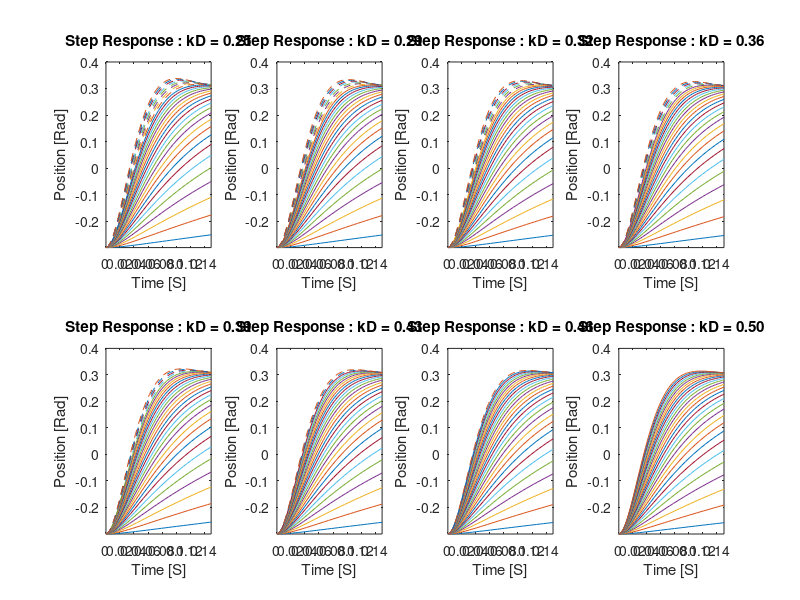

The MATLAB source for this figure:
% ASEN 2003 - Lab 6 - Control Theory with Rotary Position
% 4/10/2019 - Group 5 - Jashan Chopra, Aiden Wilson, Hugo Stetz, Adam
% Elsayed

%{
This is the main script for the ASEN2003 Dynamics Lab #6

Script Goals
    1)  develop a MATLAB simulation of the closed loop behavior of the rigid arm ( Eq. 17 )
    2)  determine the parameters for the equations of motion derived
    3)  investigate the behavior of the step response of the Rigid
        Arm system for different values of proportional and derivative gains
    4)  compute gain values for the rigid arm that will have less than 5% overshoot
        and achieve a 5% settling time in less than 0.15 seconds.

    5)  Choose one set of gains that does not overshoot, achieves 5% settling
        time in less than 0.5 seconds, and reduces tip deflection to less than 0.01m
        of residual vibrations. [Same lead up process as rigid arm]
%}
clc; clear all; clf;

%% Define Initial Variables
kG = 33.3;          % [no units]
kM = .0401;         % [V / rad / sec]
Jrigid = .002;      % [kg*m^2]
Jflexible = .0145;  % [kg*m^2]
Rm = 19.2;          % [ohms] % armature resistance

%% Rigid Arm Simulation
    %% Closed Loop Simulation

    %wn = sqrt((kP * kG * kM) / (Jrigid * Rm));                  % natural freq
    %z = (kG^2*kM^2 + kD*kG*kM) / (2*sqrt(kP*kG*kM*Jrigid*Rm));  % damping factor

    numP = 30;                          % number of Kp trials
    kD = linspace(.25,.5,8);            % derivative gain from .25 to .5
    kP = zeros(length(kD),numP);        % proportional gain zeros matrix
    for k = 1:length(kD)                % fill out proportional gain values
        kP(k,:) = linspace(1,50,numP);
    end

    for i = 1:length(kD)                % iterate over deriv gain values
        for j = 1:numP                  % iterate over prop gain values

            num = (kP(i,j)*kG*kM) / (Jrigid * Rm);       % numerator

            % denominator functions
            d2 = 1;
            d1 = ((kG^2*kM^2) / (Jrigid * Rm)) + ((kD(i) * kG * kM) / (Jrigid * Rm));
            d0 = (kP(i,j)*kG*kM) / (Jrigid * Rm);
            den = [d2 d1 d0];

            sysTF = tf(num,den);                        % construct transfer function

            %% Step Response
            [x,t] = step(sysTF);                    % compute step response
            thetad = .3;                            % theta step
            thetaL = 2*thetad*x - thetad;           % scale the step values

            thetaLdot = diff(thetaL) ./ diff(t);        % derivative of position
            thetaL(end) = [];                           % remove last value
            t(end) = [];                                % remove last value

            vIn = kP(i,j)*(thetad-thetaL) + kD(i)*(-thetaLdot); % input voltage

            H = subplot(2,(length(kD)/2),i);                            % create subplot
            textT{i} = sprintf('Step Response : kD = %1.2f',kD(i));     % title text
            textL{j} = sprintf('kP = %2.0f',kP(i,j));                   % legend text
            cutoff = length(find(vIn > 10)) / length(vIn)*100;          % cutoff points
                if cutoff > 20 || (max(thetaL)-thetad)/thetad > 0.05
                    plot(t,thetaL,'--');                                % plot
                    hold on
                    kP(i,j) = NaN;                                      % remove value after plotting
                else
                    plot(t,thetaL)                                      % plot
                end
                hold on
                title('Step Response')                                  % plotting specifics
                xlabel('Time [S]')
                ylabel('Position [Rad]')
                axis([0 .15 -thetad (thetad + .1)])
        end
        title(textT{i})
        % legend(textL{1},textL{2},textL{3},textL{4},textL{5});
    end

%% Read in Experimental Data


%% Results and Analysis


    % pick some values and get the actual data and plot those

    %  plot and compare the experimental results with the model results
    %  [rigid arm]
        % from section 3 part 3
        % and from some other case that we choose to perform
        % label the overshoot and 5% settling time

    %   plot and compare the experimental results with the model results
    %   [flex arm]
